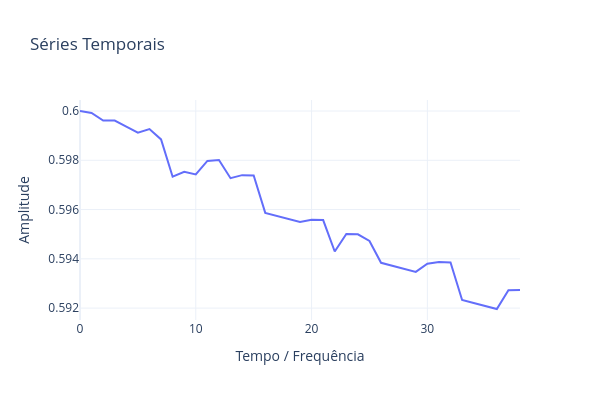

Notebook cell for this chart:
### Code cell
ySeries = [preq_ems, pfc_ems, pbat_ems,soc_ems][-1:]
xSeries = [t_ems for i in range(len(ySeries))]
names = ['Preq (kW)', 'Pfc (kW)', 'Pbat (kW)','SOC'][-1:]
PlotSeriesPLY(xSeries,ySeries,names)

### Figure 1 — Plotly figure (JSON) as saved in the notebook; plotly's stock layout.template omitted (floating-point values rounded to 4 significant figures)
{"data": [{"mode": "lines", "name": "SOC", "type": "scatter", "x": [0.0, 1.0, 2.0, 3.0, 4.0, 5.0, 6.0, 7.0, 8.0, 9.0, 10.0, 11.0, 12.0, 13.0, 14.0, 15.0, 16.0, 17.0, 18.0, 19.0, 20.0, 21.0, 22.0, 23.0, 24.0, 25.0, 26.0, 27.0, 28.0, 29.0, 30.0, 31.0, 32.0, 33.0, 34.0, 35.0, 36.0, 37.0, 38.0], "xaxis": "x", "y": [0.6, 0.5999, 0.5996, 0.5996, 0.5994, 0.5991, 0.5993, 0.5988, 0.5973, 0.5975, 0.5974, 0.598, 0.598, 0.5973, 0.5974, 0.5974, 0.5959, 0.5957, 0.5956, 0.5955, 0.5956, 0.5956, 0.5943, 0.595, 0.595, 0.5947, 0.5938, 0.5937, 0.5936, 0.5935, 0.5938, 0.5939, 0.5939, 0.5923, 0.5922, 0.5921, 0.592, 0.5927, 0.5927], "yaxis": "y"}], "layout": {"height": 400, "title": {"text": "Séries Temporais"}, "width": 600, "xaxis": {"anchor": "y", "domain": [0, 1], "title": {"text": "Tempo / Frequência"}}, "yaxis": {"anchor": "x", "domain": [0, 1], "title": {"text": "Amplitude"}}}}
